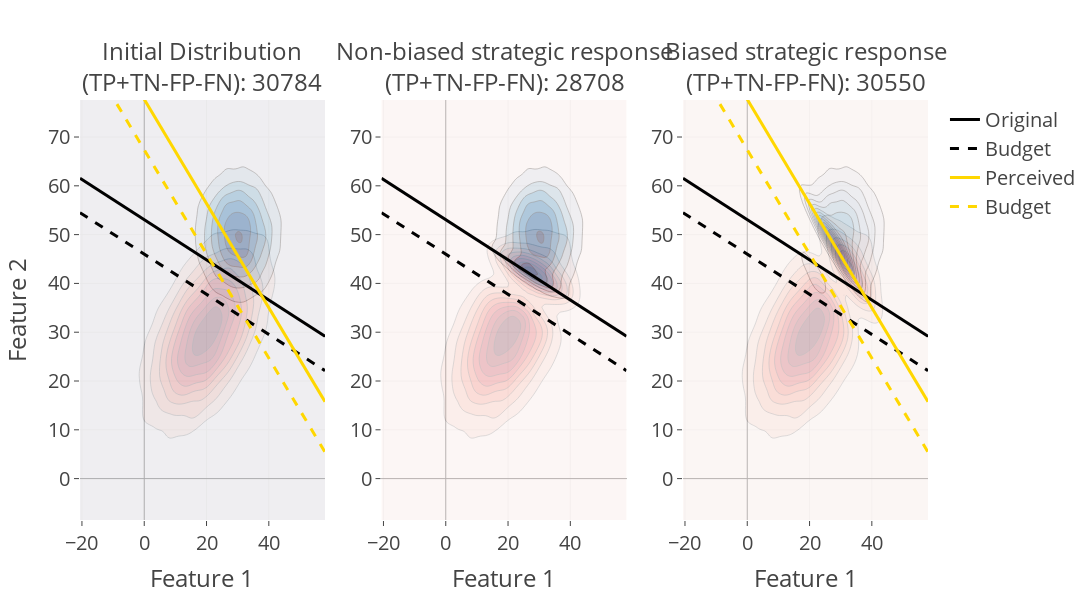

Here is the notebook cell this chart was saved with:
### Code cell
# -----------------------------------------------------------------------------------------------
# Alternate plots:

# plot_for(X_0, X_1, a, b, t, B, mode='NB')
# plot_dist(X_0, X_1, a, b, t, B, mode='NB')

# plot_for(X_0, X_1, a, b, t, B, mode='B', gamma=0.3)
# plot_dist(X_0, X_1, a, b, t, B, mode='B', gamma=0.3)

# plot_dist_plotly(X_0, X_1, a, b, t, B, mode='NB')
# plot_dist_plotly(X_0, X_1, a, b, t, B, mode='B', gamma=0.3)
# -----------------------------------------------------------------------------------------------

# Set up the feature space
np.random.seed(42)
n_samples = 20000


# Generate samples for classe 0
mean_0 = [2, 3]
cov_0 = [[1, 0.5], [0.5, 1]]
X_0 = np.random.multivariate_normal(mean_0, cov_0, n_samples)/0.1

# # Generate samples for class 0 - TWO DISTRIBUTIONS
# mean_0a = [4, 1]
# cov_0a = [[0.5, 0], [0, 0.5]]

# mean_0b = [1, 2]
# cov_0b = [[0.5, 0], [0, 0.5]]

# X_0a = np.random.multivariate_normal(mean_0a, cov_0a, n_samples // 2)/0.1
# X_0b = np.random.multivariate_normal(mean_0b, cov_0b, n_samples // 2)/0.1
# X_0 = np.vstack((X_0a, X_0b))

# # Generate samples for class 1 - SINGLE DISTRIBUTION
# mean_1 = [4, 4]
# cov_1 = [[1, 0], [0, 0.5]]
# X_1 = np.random.multivariate_normal(mean_1, cov_1, n_samples)/0.1

# Generate samples for class 1 - TWO DISTRIBUTIONS
# mean_1a = [5, 3]
# cov_1a = [[0.5, 0], [0, 0.5]]

mean_1b = [3, 5] #[2, 4] and [3, 5]
cov_1b = [[0.5, 0], [0, 0.5]]

# X_1a = np.random.multivariate_normal(mean_1a, cov_1a, n_samples // 2)/0.1
X_1 = np.random.multivariate_normal(mean_1b, cov_1b, n_samples)/0.1
# X_1 = np.vstack((X_1a, X_1b))


# Find the best decision boundary using LR
X = np.concatenate([X_0, X_1])
y = np.concatenate([np.zeros(n_samples), np.ones(n_samples)])

beta, intercept, obj = logistic_regression_with_sum_constraint(pd.DataFrame(X), pd.Series(y))

print(f'Coefficients: {beta}')

a, b = beta
t = -intercept


B = 5  # Width of the region

counts = count_points_in_custom_regions(X_0, X_1, a, b, t, B, gamma=0.3)

print(f"Counts for Class 0: {counts['Class 0']}")
print(f"Counts for Class 1: {counts['Class 1']}")

plot_dist_all(X_0, X_1, a, b, t, B, gamma=0.3)


#  Firm benefits:
# mean_0 = [1, 2]
# cov_0 = [[1, 0.5], [0.5, 1]]

# mean_1a = [4, 1] or [3, 1]
# cov_1a = [[0.5, 0], [0, 0.5]]

# mean_1b = [2, 3] or [2, 4]
# cov_1b = [[0.5, 0], [0, 0.5]]
